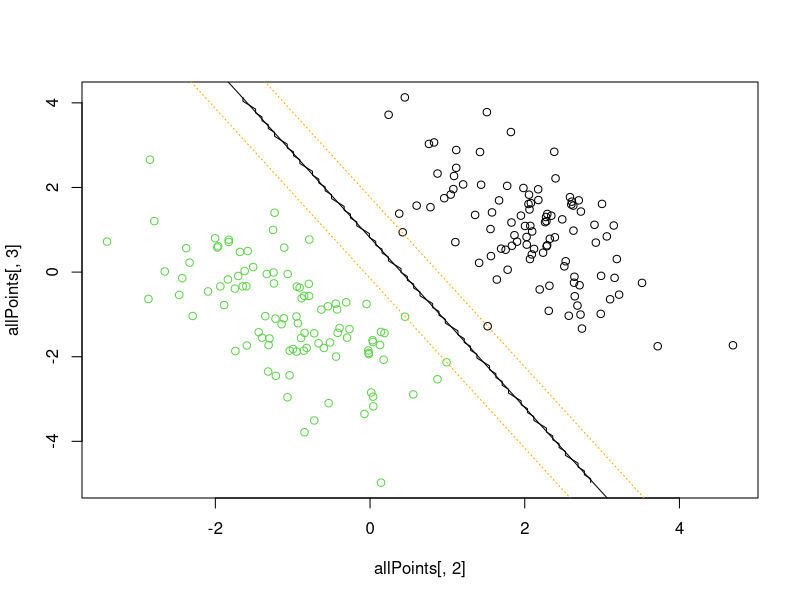

Generate this figure with R:
require("MASS")
require("e1071")
n <- 2
A <- matrix(runif(n^2)*2-1, ncol=n)
sigma <- t(A) %*% A
B <- matrix(runif(n^2)*2-1, ncol=n)
points1<-mvrnorm(n = 100, c(-1, -1), sigma)
points2<-mvrnorm(n = 100, c(2, 1), sigma)
points1b<-cbind(rep(1, 100), points1)
points2b<-cbind(rep(-1, 100), points2)
allPoints<-rbind(points1b, points2b)
allPointsDataFrame<-as.data.frame(allPoints)
c <- allPointsDataFrame$V1
allPointsDataFrame$V1 <- as.factor(allPointsDataFrame$V1)
w <- allPointsDataFrame$V2
l <- allPointsDataFrame$V3
svm.model<-svm(as.factor(c)~w+l, data=allPointsDataFrame,type="C-classification", kernel="linear", cost=10, cross=0,scale=FALSE)
print(summary(svm.model))
y.theoretical <- fitted(svm.model)
print(table(y.theoretical, allPointsDataFrame[,1]))
print((table(y.theoretical, allPointsDataFrame[,1])[1,2] + table(y.theoretical, allPointsDataFrame[,1])[2,1]) / (nrow(allPointsDataFrame))*100)

#print(table(c, y.theoretical))
min.w <- min(w)
max.w <- max(w)
min.l <- min(l)
max.l <- max(l)
#plot(svm.model, allPointsDataFrame, w~l, svSymbol="o", dataSymbol="o")
zerojeden <- ifelse((svm.model$decision.values > 0), 1, 0)
#plot(allPoints[,2], allPoints[,3], col = zerojeden + 1, xlim = c(-5,5), ylim=c(-5,5))
plot(allPoints[,2], allPoints[,3], col = allPoints[,1]+2, xlim = c(min.w,max.w), ylim=c(min.l,max.l))
x<- seq(min.w, max.w, length=100)
y<- seq(min.l, max.l, length=100)
myallPointsDataFrameT<-expand.grid(w=x, l=y)
n <- length(x)
y.pred <- predict(svm.model, myallPointsDataFrameT)
z <- y.pred
contour(x, y, matrix(z, n), add=TRUE, levels=0, labcex = 0, drawlabels = FALSE)
v <- t(svm.model$coefs) %*% svm.model$SV
b <- -svm.model$rho
abline(a=-b/v[1,2], b=-v[1,1]/v[1,2], col="black", lty=1)
abline(a=-(b-1)/v[1,2], b=-v[1,1]/v[1,2], col="orange", lty=3)
abline(a=-(b+1)/v[1,2], b=-v[1,1]/v[1,2], col="orange", lty=3)